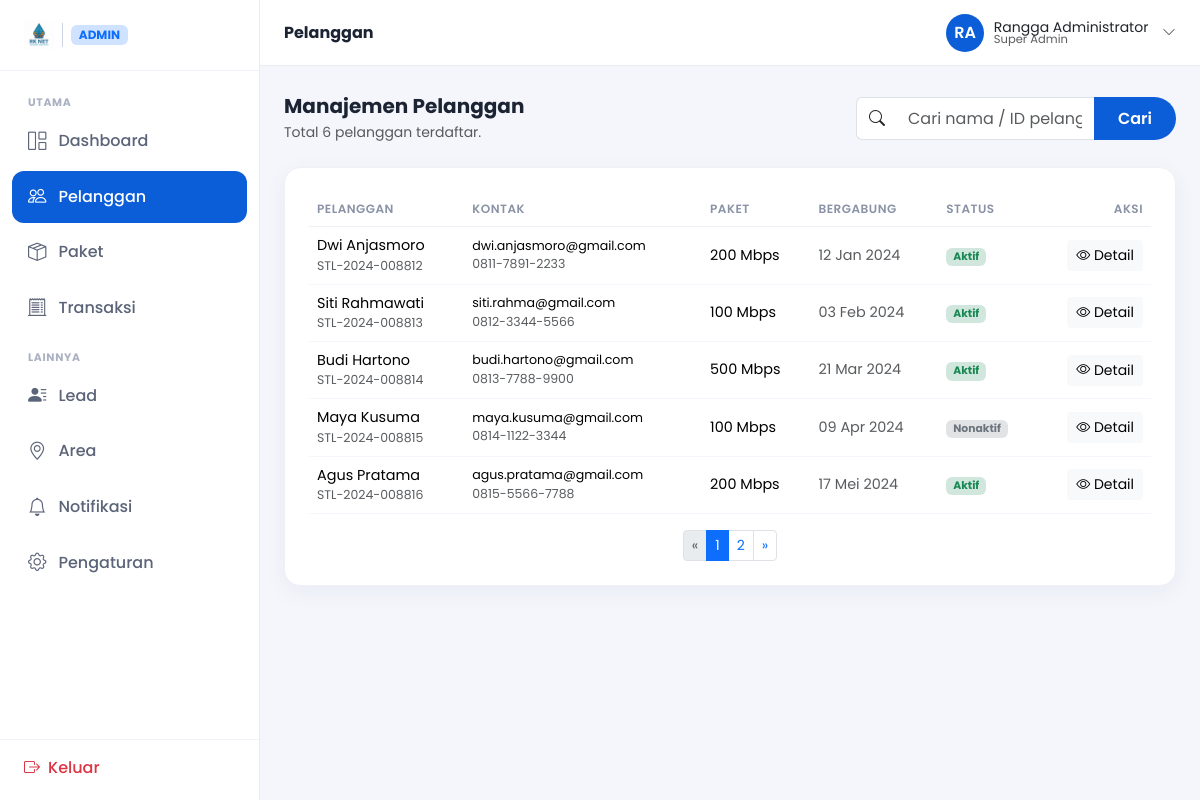
The page /admin/pelanggan.php (signed in) on the database its author committed.
### tables this page shows
CREATE TABLE pelanggan (
    id            VARCHAR(30) PRIMARY KEY,
    nama          VARCHAR(100) NOT NULL,
    email         VARCHAR(150) NOT NULL,
    hp            VARCHAR(30)  NOT NULL,
    alamat        VARCHAR(255) NULL,
    paket_id      INT          NULL,
    status        VARCHAR(20)  NOT NULL DEFAULT 'aktif',
    tgl_bergabung VARCHAR(20)  NOT NULL,
    kata_sandi    VARCHAR(255) NOT NULL,
    CONSTRAINT fk_pelanggan_paket FOREIGN KEY (paket_id) REFERENCES paket(id)
);

CREATE TABLE paket (
    id          INT AUTO_INCREMENT PRIMARY KEY,
    nama        VARCHAR(120) NOT NULL,
    kecepatan   VARCHAR(30)  NOT NULL,
    harga       INT          NOT NULL,
    status      VARCHAR(20)  NOT NULL DEFAULT 'aktif'
);

### auth.php (called while the page is built, shortened)
<?php
function idAdminSaatIni(): ?int
{
    return isset($_SESSION['admin_id']) ? (int) $_SESSION['admin_id'] : null;
}

### db.php (called while the page is built, shortened)
<?php
function db(): mysqli
{
    static $db = null;
    if ($db !== null) return $db;
    try {
        $db = new mysqli(DB_HOST, DB_USER, DB_PASS, DB_NAME, DB_PORT);
        $db->set_charset('utf8mb4');
    } catch (mysqli_sql_exception $e) {
        pesanErrorDb('Koneksi database gagal.',
            'Pastikan MySQL berjalan di port ' . DB_PORT . ' dan database <code>' . DB_NAME . '</code> sudah dibuat.');
    }
    return $db;
}
function stmtSiap(string $sql, array $params): mysqli_stmt
{
    $stmt = db()->prepare($sql);
    if ($params) {
        $tipe = '';
        foreach ($params as $p) {
            $tipe .= is_int($p) ? 'i' : (is_float($p) ? 'd' : 's');
        }
        $ref = [$tipe];
        foreach ($params as $i => $v) {
            $ref[] = &$params[$i];
        }
        call_user_func_array([$stmt, 'bind_param'], $ref);
    }
    $stmt->execute();
    return $stmt;
}
function kueri(string $sql, array $params = []): array
{
    return stmtSiap($sql, $params)->get_result()->fetch_all(MYSQLI_ASSOC);
}
function kueriSatu(string $sql, array $params = []): ?array
{
    $baris = stmtSiap($sql, $params)->get_result()->fetch_assoc();
    return $baris ?: null;
}
function kueriNilai(string $sql, array $params = [])
{
    $baris = stmtSiap($sql, $params)->get_result()->fetch_row();
    return $baris ? $baris[0] : null;
}

### admin-config.php (called while the page is built, shortened)
<?php
require_once __DIR__ . '/helpers.php';
require_once __DIR__ . '/db.php';
require_once __DIR__ . '/auth.php';
require_once __DIR__ . '/pagination.php';
$admin = kueriSatu("SELECT nama, email, peran FROM admin WHERE id = ?", [idAdminSaatIni()]);
$daftarPelanggan = kueri(
    "SELECT pl.id, pl.nama, pl.email, pl.hp, pl.alamat, pk.kecepatan AS paket, pl.status, pl.tgl_bergabung AS bergabung
     FROM pelanggan pl LEFT JOIN paket pk ON pk.id = pl.paket_id
     ORDER BY pl.id"
);

### helpers.php (called while the page is built, shortened)
<?php
if (!function_exists('badgeStatus')) {
    function badgeStatus(string $status): array
    {
        return match ($status) {
            'lunas'      => ['kelas' => 'bg-success-subtle text-success',     'label' => 'Telah Dibayar'],
            'menunggu'   => ['kelas' => 'bg-warning-subtle text-warning',     'label' => 'Menunggu Pembayaran'],
            'aktif'      => ['kelas' => 'bg-success-subtle text-success',     'label' => 'Aktif'],
            'nonaktif'   => ['kelas' => 'bg-secondary-subtle text-secondary', 'label' => 'Nonaktif'],
            'baru'       => ['kelas' => 'bg-info-subtle text-info',           'label' => 'Baru'],
            'dihubungi'  => ['kelas' => 'bg-primary-subtle text-primary',     'label' => 'Dihubungi'],
            'terjadwal'  => ['kelas' => 'bg-warning-subtle text-warning',     'label' => 'Terjadwal'],
            'selesai'    => ['kelas' => 'bg-success-subtle text-success',     'label' => 'Selesai'],
            'batal'      => ['kelas' => 'bg-secondary-subtle text-secondary', 'label' => 'Batal'],
            'tercakup'   => ['kelas' => 'bg-success-subtle text-success',     'label' => 'Tercakup'],
            'segera'     => ['kelas' => 'bg-warning-subtle text-warning',     'label' => 'Segera'],
            'terkirim'   => ['kelas' => 'bg-success-subtle text-success',     'label' => 'Terkirim'],
            'draft'      => ['kelas' => 'bg-secondary-subtle text-secondary', 'label' => 'Draft'],
            default      => ['kelas' => 'bg-secondary-subtle text-secondary', 'label' => ucfirst($status)],
        };
    }
}

### admin/pelanggan.php (the view, shortened to what this page needs)
<?php
require __DIR__ . '/../admin-config.php';
$judulHalaman = 'Pelanggan';
$cari = trim($_GET['cari'] ?? '');
$where = '';
$params = [];
$sqlBase = "SELECT pl.id, pl.nama, pl.email, pl.hp, pl.alamat, pk.kecepatan AS paket, pl.status, pl.tgl_bergabung AS bergabung
            FROM pelanggan pl LEFT JOIN paket pk ON pk.id = pl.paket_id $where ORDER BY pl.id";
$sqlCount = "SELECT COUNT(*) FROM pelanggan pl $where";
$hasil = ambilPaginasi($sqlBase, $sqlCount, $params);
?>
<!DOCTYPE html>
<html lang="id">
<?php include __DIR__ . '/partials/shell-head.php'; ?>
<?php include __DIR__ . '/partials/shell-open.php'; ?>
  <div class="d-flex flex-wrap gap-2 align-items-center justify-content-between mb-4">
    <div>
      <h5 class="fw-700 mb-1">Manajemen Pelanggan</h5>
      <p class="text-muted small mb-0">Total <?= $hasil['total'] ?> pelanggan<?= $cari !== '' ? ' cocok' : ' terdaftar' ?>.</p>
    </div>
    <form method="get" class="input-group cari-pelanggan">
      <span class="input-group-text bg-white"><i class="bi bi-search"></i></span>
      <input type="text" name="cari" class="form-control" placeholder="Cari nama / ID pelanggan..." value="<?= htmlspecialchars($cari) ?>">
      <button class="btn btn-rk" type="submit">Cari</button>
    </form>
  </div>
  <div class="kartu kartu-pad">
    <div class="table-responsive">
      <table class="table align-middle mb-0 tabel-portal">
        <thead>
          <tr><th>Pelanggan</th><th>Kontak</th><th>Paket</th><th>Bergabung</th><th>Status</th><th class="text-end">Aksi</th></tr>
        </thead>
        <tbody>
          <?php foreach ($hasil['baris'] as $p): $b = badgeStatus($p['status']); ?>
          <tr>
            <td>
              <div class="fw-600"><?= htmlspecialchars($p['nama']) ?></div>
              <div class="text-muted" style="font-size:.78rem"><?= htmlspecialchars($p['id']) ?></div>
            </td>
            <td>
              <div class="small"><?= htmlspecialchars($p['email']) ?></div>
              <div class="text-muted" style="font-size:.78rem"><?= htmlspecialchars($p['hp']) ?></div>
            </td>
            <td><?= htmlspecialchars($p['paket']) ?></td>
            <td class="text-muted small"><?= htmlspecialchars($p['bergabung']) ?></td>
            <td><span class="badge <?= $b['kelas'] ?>"><?= $b['label'] ?></span></td>
            <td class="text-end">
              <button type="button" class="btn btn-sm btn-light btn-detail"
                data-nama="<?= htmlspecialchars($p['nama']) ?>"
                data-id="<?= htmlspecialchars($p['id']) ?>"
                data-email="<?= htmlspecialchars($p['email']) ?>"
                data-hp="<?= htmlspecialchars($p['hp']) ?>"
                data-alamat="<?= htmlspecialchars($p['alamat'] ?? '') ?>"
                data-bs-toggle="modal" data-bs-target="#modalDetailPelanggan">
                <i class="bi bi-eye"></i> Detail
              </button>
            </td>
          </tr>
          <?php endforeach; ?>
        </tbody>
      </table>
    </div>
  </div>
<?php include __DIR__ . '/partials/shell-close.php'; ?>

### admin/partials/topbar.php (shortened to what this page needs)
<?php
$inisial = '';
foreach (explode(' ', trim($admin['nama'])) as $kata) {
    if ($kata !== '') $inisial .= mb_substr($kata, 0, 1);
}
$inisial = mb_strtoupper(mb_substr($inisial, 0, 2));
?>
<header class="portal-topbar">
  <div class="kiri">
    <h6 class="mb-0 fw-700"><?= htmlspecialchars($judulHalaman ?? 'Admin') ?></h6>
  </div>
  <div class="kanan">
    <div class="dropdown">
      <button class="topbar-user btn p-0 border-0 bg-transparent" data-bs-toggle="dropdown" aria-expanded="false">
        <span class="ava"><?= htmlspecialchars($inisial) ?></span>
        <span class="d-none d-sm-flex flex-column text-start lh-1">
          <span class="fw-600 small"><?= htmlspecialchars($admin['nama']) ?></span>
          <span class="text-muted" style="font-size:.72rem"><?= htmlspecialchars($admin['peran']) ?></span>
        </span>
        <i class="bi bi-chevron-down small text-muted ms-1"></i>
      </button>
    </div>
  </div>
</header>

### assets/css/style.css (style rules this page uses)
:root { --rk-blue:#0B5ED7; --rk-blue-dark:#06256E; --rk-blue-soft:#E8F0FE; --rk-cyan:#36C5F0; }
* { scroll-behavior:smooth }
body { font-family:'Poppins',system-ui,sans-serif;color:#1c2434 }
.btn-rk { background:var(--rk-blue);color:#fff;border-radius:50rem;padding:.6rem 1.5rem;font-weight:600;border:0;transition:.2s }
.fw-700 { font-weight:700 }

### assets/css/portal.css (style rules this page uses)
body.portal { background:#f4f6fb;font-family:'Poppins',system-ui,sans-serif;color:#1c2434 }
.portal-topbar { background:#fff;border-bottom:1px solid #eaecf3;padding:.85rem 1.5rem; display:flex;align-items:center;justify-content:space-between;position:sticky;top:0;z-index:1020 }
.portal-topbar .kiri { display:flex;align-items:center;gap:.75rem }
.portal-topbar .kanan { display:flex;align-items:center;gap:.5rem }
.topbar-user { display:flex;align-items:center;gap:.6rem;padding:.25rem .35rem .25rem .85rem }
.topbar-user .ava { width:38px;height:38px;border-radius:50%;background:var(--rk-blue);color:#fff;display:flex;align-items:center;justify-content:center;font-weight:600 }
.kartu { background:#fff;border:1px solid #eef0f6;border-radius:1rem;box-shadow:0 6px 24px rgba(6,37,110,.05) }
.kartu-pad { padding:1.5rem }
.tabel-portal thead th { font-size:.75rem;text-transform:uppercase;letter-spacing:.5px;color:#8a93a6;font-weight:600;border-bottom:1px solid #eef0f6 }
.tabel-portal td { border-bottom:1px solid #f4f6fb;font-size:.9rem }
.cari-pelanggan { max-width:320px }
.cari-pelanggan .input-group-text { border-right:0 }
.cari-pelanggan .form-control { border-left:0 }

### rows shown on the page
pelanggan: nama "Dwi Anjasmoro", id "STL-2024-008812", email "dwi.anjasmoro@gmail.com", hp "0811-7891-2233", paket.kecepatan "200 Mbps", tgl_bergabung "12 Jan 2024", status "Aktif"
pelanggan: nama "Siti Rahmawati", id "STL-2024-008813", email "siti.rahma@gmail.com", hp "0812-3344-5566", paket.kecepatan "100 Mbps", tgl_bergabung "03 Feb 2024", status "Aktif"
pelanggan: nama "Budi Hartono", id "STL-2024-008814", email "budi.hartono@gmail.com", hp "0813-7788-9900", paket.kecepatan "500 Mbps", tgl_bergabung "21 Mar 2024", status "Aktif"
pelanggan: nama "Maya Kusuma", id "STL-2024-008815", email "maya.kusuma@gmail.com", hp "0814-1122-3344", paket.kecepatan "100 Mbps", tgl_bergabung "09 Apr 2024", status "Nonaktif"
pelanggan: nama "Agus Pratama", id "STL-2024-008816", email "agus.pratama@gmail.com", hp "0815-5566-7788", paket.kecepatan "200 Mbps", tgl_bergabung "17 Mei 2024", status "Aktif"

### other values the page prints
$grup "UTAMA"
$menu[0] "Dashboard"
$menu[0] "Pelanggan"
$menu[0] "Paket"
$menu[0] "Transaksi"
$grup "LAINNYA"
$menu[0] "Lead"
$menu[0] "Area"
$menu[0] "Notifikasi"
$menu[0] "Pengaturan"
$judulHalaman "Pelanggan"
$inisial "RA"
$admin['nama'] "Rangga Administrator"
$admin['peran'] "Super Admin"
$hasil['total'] "6"
